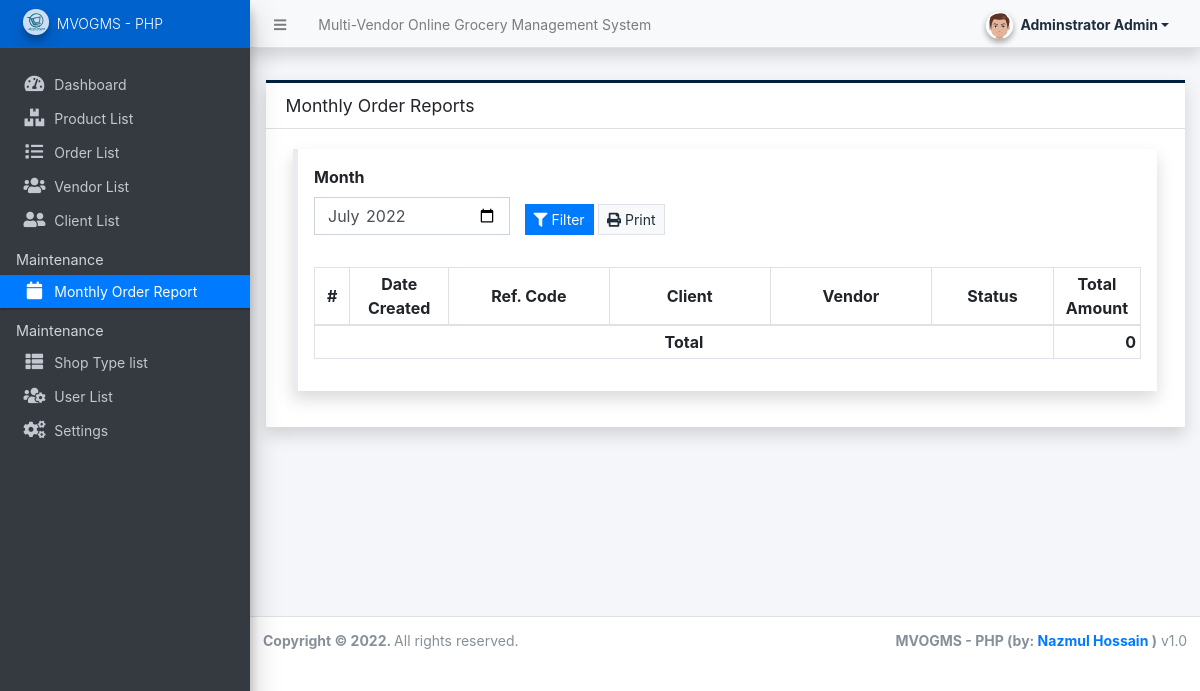
The app's page /admin/?page=reports/order_reports (signed in), older data.
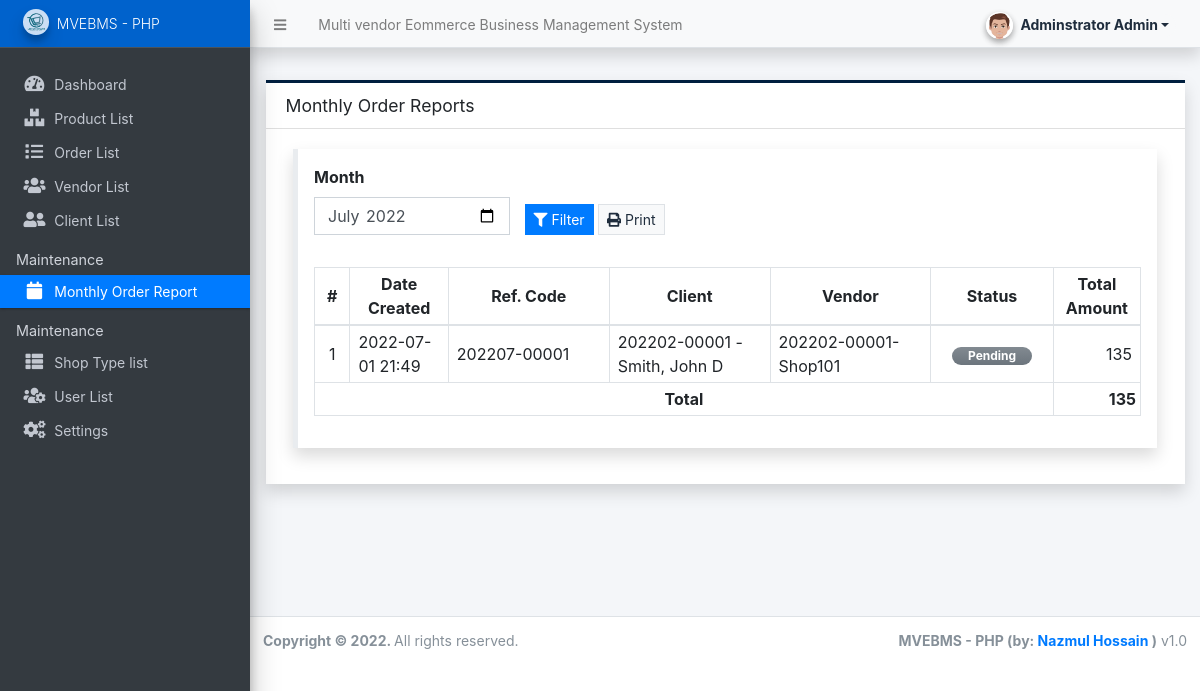
The same page, newer data.
### tables this page shows
CREATE TABLE `order_list` (
  `id` int(30) NOT NULL,
  `code` varchar(100) NOT NULL,
  `client_id` int(30) NOT NULL,
  `vendor_id` int(30) NOT NULL,
  `total_amount` double NOT NULL DEFAULT 0,
  `delivery_address` text NOT NULL,
  `status` tinyint(1) NOT NULL DEFAULT 0,
  `date_created` datetime NOT NULL DEFAULT current_timestamp(),
  `date_updated` datetime DEFAULT NULL ON UPDATE current_timestamp()
);

### config.php (called while the page is built, shortened)
<?php
require_once('classes/DBConnection.php');
require_once('classes/SystemSettings.php');
function validate_image($file){
    $file = explode("?",$file)[0];
	if(!empty($file)){
		if(is_file(base_app.$file)){
			return base_url.$file;
		}else{
			return base_url.'dist/img/no-image-available.png';
		}
	}else{
		return base_url.'dist/img/no-image-available.png';
	}
}
function isMobileDevice(){
    $aMobileUA = array(
        '/iphone/i' => 'iPhone',
        '/ipod/i' => 'iPod',
        '/ipad/i' => 'iPad',
        '/android/i' => 'Android',
        '/blackberry/i' => 'BlackBerry',
        '/webos/i' => 'Mobile'
    );
    return false;
}
function format_num($number = 0, $max_decimal = ''){
    if(is_numeric($number)){
        $ex = explode('.',$number);
        $dec = isset($ex[1]) ? strlen($ex[1]) : 0;
        if(empty($max_decimal) || (is_numeric($max_decimal) && $max_decimal >= $dec)){
            return number_format($number,$dec);
        }else{
            if(is_numeric($max_decimal))
                return number_format($number,$max_decimal);
            else
                return "Invalid Maximum Decimal";
        }
    }else{
        return "Invalid Number";
    }
}
?>

### classes/DBConnection.php (called while the page is built, shortened)
<?php
class DBConnection{
    private $host = DB_SERVER;
    private $username = DB_USERNAME;
    private $password = DB_PASSWORD;
    private $database = DB_NAME;
    public $conn;
    public function __construct(){
        if (!isset($this->conn)) {
            $this->conn = new mysqli($this->host, $this->username, $this->password, $this->database);
        }
    }
}
?>

### classes/SystemSettings.php (called while the page is built, shortened)
<?php
class SystemSettings extends DBConnection{
	function info($field=''){
		if(!empty($field)){
			if(isset($_SESSION['system_info'][$field]))
				return $_SESSION['system_info'][$field];
			else
				return false;
		}else{
			return false;
		}
	}
}
$_settings = new SystemSettings();
?>

### admin/reports/order_reports.php (the view, shortened to what the changed rows need)
<?php $month = isset($_GET['month']) ? $_GET['month'] : date("Y-m"); ?>
<div class="content py-3">
    <div class="card card-outline card-navy shadow rounded-0">
        <div class="card-header">
            <h5 class="card-title">Monthly Order Reports</h5>
        </div>
        <div class="card-body">
            <div class="container-fluid">
                <div class="callout callout-primary shadow rounded-0">
                    <form action="" id="filter">
                        <div class="row align-items-end">
                            <div class="col-lg-3 col-md-4 col-sm-12">
                                <div class="form-group">
                                    <label for="month" class="control-label">Month</label>
                                    <input type="month" name="month" id="month" value="<?= $month ?>" class="form-control rounded-0" required>
                                </div>
                            </div>
                            <div class="col-lg-3 col-md-4 col-sm-12">
                                <div class="form-group">
                                    <button class="btn btn-primary btn-flat btn-sm"><i class="fa fa-filter"></i> Filter</button>
                                    <button class="btn btn-light border btn-flat btn-sm" type="button" id="print"><i class="fa fa-print"></i> Print</button>
                                </div>
                            </div>
                        </div>
                    </form>
                    <div id="outprint">
                    <table class="table table-bordered table-stripped">
                        <colgroup>
                            <col width="3%">
                            <col width="12%">
                            <col width="20%">
                            <col width="20%">
                            <col width="20%">
                            <col width="15%">
                            <col width="15%">
                        </colgroup>
                        <thead>
                            <tr class="">
                                <th class="text-center align-middle py-1">#</th>
                                <th class="text-center align-middle py-1">Date Created</th>
                                <th class="text-center align-middle py-1">Ref. Code</th>
                                <th class="text-center align-middle py-1">Client</th>
                                <th class="text-center align-middle py-1">Vendor</th>
                                <th class="text-center align-middle py-1">Status</th>
                                <th class="text-center align-middle py-1">Total Amount</th>
                            </tr>
                        </thead>
                        <tbody>
                            <?php
                            $i = 1;
                            $total = 0;
                            $orders = $conn->query("SELECT o.*,c.code as ccode, CONCAT(c.lastname, ', ',c.firstname,' ',COALESCE(c.middlename,'')) as client,concat(v.code, '-',v.shop_name) as vendor from `order_list` o inner join client_list c on o.client_id = c.id inner join vendor_list v on o.vendor_id = v.id where date_format(o.date_created,'%Y-%m') = '{$month}' order by unix_timestamp(o.date_created) desc ");
                            while($row = $orders->fetch_assoc()):
                                $total += $row['total_amount'];
                            ?>
                                <tr>
                                    <td class="text-center align-middle px-2 py-1"><?php echo $i++; ?></td>
                                    <td class="align-middle px-2 py-1"><?php echo date("Y-m-d H:i",strtotime($row['date_created'])) ?></td>
                                    <td class="align-middle px-2 py-1"><?= $row['code'] ?></td>
                                    <td class="align-middle px-2 py-1"><?php echo ucwords($row['ccode'].' - '.$row['client']) ?></td>
                                    <td class="align-middle px-2 py-1"><?php echo ucwords($row['vendor']) ?></td>
                                    <td class="text-center align-middle px-2 py-1">
                                        <?php
                                            switch($row['status']){
                                                case 0:
                                                    echo '<span class="badge badge-secondary bg-gradient-secondary px-3 rounded-pill">Pending</span>';
                                                    break;
                                            }
                                        ?>
                                    </td>
                                    <td class="text-right align-middle px-2 py-1"><?php echo format_num($row['total_amount']) ?></td>
                                </tr>
                            <?php endwhile; ?>
                        </tbody>
                        <tfoot>
                            <tr>
                                <th class="text-center px-1 py-1 align-middel" colspan="6">Total</th>
                                <th class="text-right px-1 py-1 align-middel"><?= format_num($total) ?></th>
                            </tr>
                        </tfoot>
                    </table>
                    </div>
                </div>
            </div>
        </div>
    </div>
</div>

### admin/inc/topBarNav.php (shortened to what the changed rows need)
<nav class="main-header navbar navbar-expand navbar-light text-sm shadow">
  <ul class="navbar-nav">
    <li class="nav-item d-none d-sm-inline-block">
      <a href="<?php echo base_url ?>" class="nav-link"><?php echo (!isMobileDevice()) ? $_settings->info('name'):$_settings->info('short_name'); ?></a>
    </li>
  </ul>
</nav>

### admin/inc/navigation.php (shortened to what the changed rows need)
<aside class="main-sidebar sidebar-dark-primary elevation-4 sidebar-no-expand">
  <a href="<?php echo base_url ?>admin" class="brand-link bg-primary text-sm">
  <img src="<?php echo validate_image($_settings->info('logo'))?>" alt="Store Logo" class="brand-image img-circle elevation-3" style="opacity: .8;width: 1.6rem;height: 1.6rem;max-height: unset">
  <span class="brand-text font-weight-light"><?php echo $_settings->info('short_name') ?></span>
  </a>
</aside>

### admin/inc/footer.php (shortened to what the changed rows need)
<footer class="main-footer text-sm">
        <div class="float-right d-none d-sm-inline-block">
          <b><?php echo $_settings->info('short_name') ?> (by: <a href="mailto:mdpappu006@gmail.com" target="blank">Nazmul Hossain</a> )</b> v1.0
        </div>
      </footer>
    </div>

Row changes from the older to the newer data that the page shows:
added order_list: date_created "2022-07-01 21:49", code "202207-00001", client "202202-00001 - Smith, John D", vendor "202202-00001-Shop101", status "Pending", total_amount "135"
Text that changed along with them:
$_settings->info('name'): "Multi-Vendor Online Grocery Management System" → "Multi vendor Eommerce Business Management System"
$_settings->info('short_name'): "MVOGMS - PHP" → "MVEBMS - PHP"
format_num($total): "0" → "135"
